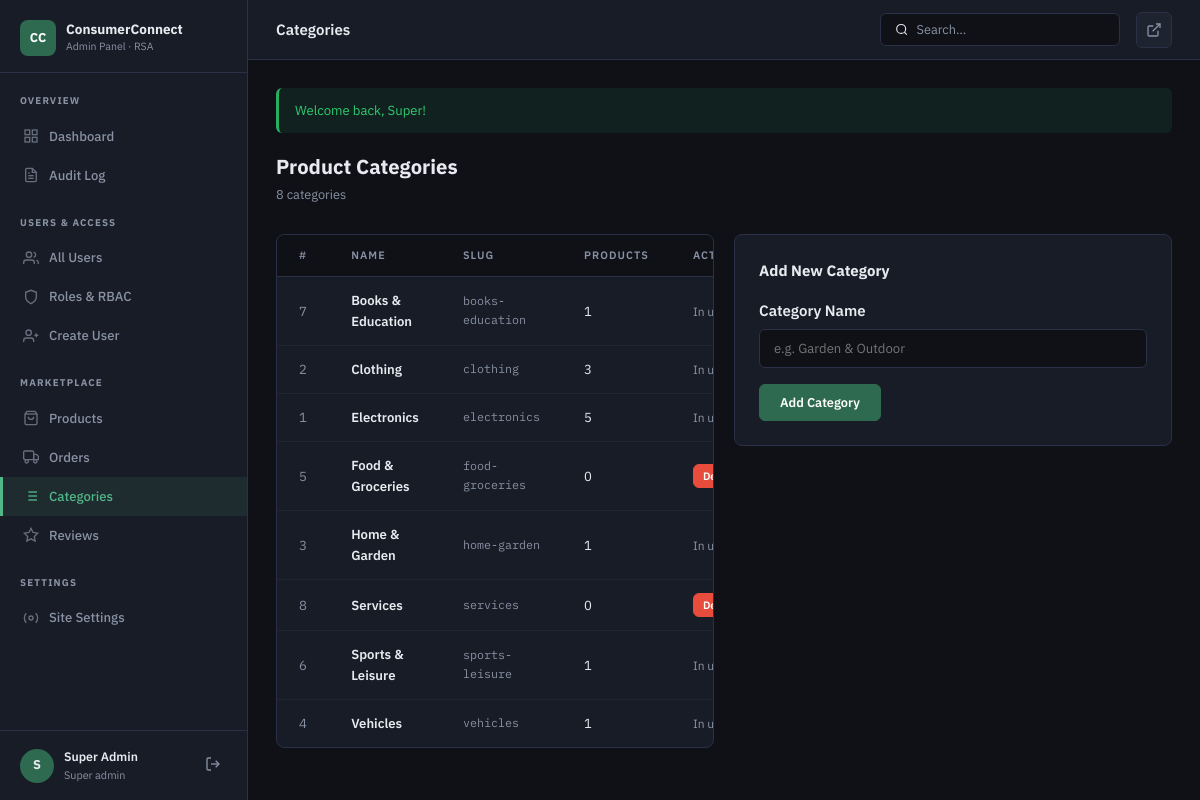
The app's page /Admin/categories.php (signed in) with its own data.
### tables this page shows
CREATE TABLE users (
  id            INT UNSIGNED AUTO_INCREMENT PRIMARY KEY,
  role_id       INT UNSIGNED NOT NULL DEFAULT 5,
  first_name    VARCHAR(80) NOT NULL,
  last_name     VARCHAR(80) NOT NULL,
  email         VARCHAR(191) NOT NULL UNIQUE,
  phone         VARCHAR(20),
  password_hash VARCHAR(255) NOT NULL,
  avatar        VARCHAR(255),
  province      VARCHAR(80),
  city          VARCHAR(80),
  status        ENUM('active','suspended','pending') DEFAULT 'pending',
  verified_at   TIMESTAMP NULL,
  created_at    TIMESTAMP DEFAULT CURRENT_TIMESTAMP,
  updated_at    TIMESTAMP DEFAULT CURRENT_TIMESTAMP ON UPDATE CURRENT_TIMESTAMP,
  FOREIGN KEY (role_id) REFERENCES roles(id)
);

CREATE TABLE roles (
  id          INT UNSIGNED AUTO_INCREMENT PRIMARY KEY,
  name        VARCHAR(50) NOT NULL UNIQUE,
  description TEXT,
  created_at  TIMESTAMP DEFAULT CURRENT_TIMESTAMP
);

CREATE TABLE categories (
  id          INT UNSIGNED AUTO_INCREMENT PRIMARY KEY,
  parent_id   INT UNSIGNED NULL,
  name        VARCHAR(100) NOT NULL,
  slug        VARCHAR(100) NOT NULL UNIQUE,
  icon        VARCHAR(50) DEFAULT 'tag',
  sort_order  TINYINT UNSIGNED DEFAULT 0,
  created_at  TIMESTAMP DEFAULT CURRENT_TIMESTAMP,
  FOREIGN KEY (parent_id) REFERENCES categories(id) ON DELETE SET NULL
);

### auth.php (called while the page is built, shortened)
<?php
require_once __DIR__ . '/config.php';
function isLoggedIn(): bool {
    return isset($_SESSION['user_id']);
}
function currentUser(): ?array {
    static $user = null;
    if ($user === null) {
        $stmt = db()->prepare(
            'SELECT u.*, r.name AS role_name
             FROM users u JOIN roles r ON u.role_id = r.id
             WHERE u.id = ?'
        );
        $stmt->execute([$_SESSION['user_id']]);
        $user = $stmt->fetch() ?: null;
    }
    return $user;
}
function hasRole(string ...$roles): bool {
    $user = currentUser();
    return $user && in_array($user['role_name'], $roles, true);
}
function requireRole(string $redirect = '/', string ...$roles): void {
    if (!hasRole(...$roles)) {
        header('Location: ' . SITE_URL . $redirect);
        exit;
    }
}
function getFlashes(): array {
    $flashes = $_SESSION['flash'] ?? [];
    return $flashes;
}
function h(string $s): string {
    return htmlspecialchars($s, ENT_QUOTES | ENT_HTML5, 'UTF-8');
}
?>

### config.php (called while the page is built, shortened)
<?php
function db(): PDO {
    static $pdo = null;
    if ($pdo === null) {
        $dsn = sprintf(
            'mysql:host=%s;port=%s;dbname=%s;charset=%s',
            DB_HOST, DB_PORT, DB_NAME, DB_CHARSET
        );
        $options = [
            PDO::ATTR_ERRMODE            => PDO::ERRMODE_EXCEPTION,
            PDO::ATTR_DEFAULT_FETCH_MODE => PDO::FETCH_ASSOC,
            PDO::ATTR_EMULATE_PREPARES   => false,
        ];
        try {
            $pdo = new PDO($dsn, DB_USER, DB_PASS, $options);
        } catch (PDOException $e) {
            die(json_encode(['error' => 'Database connection failed: ' . $e->getMessage()]));
        }
    }
    return $pdo;
}
?>

### Admin/categories.php (the view, shortened to what this page needs)
<?php
require_once '../auth.php';
requireRole('/', 'super_admin', 'admin');
$adminUser = currentUser();
$db = db();
$cats = $db->query('SELECT c.*, COUNT(p.id) AS product_count FROM categories c LEFT JOIN products p ON p.category_id=c.id GROUP BY c.id ORDER BY c.name')->fetchAll();
?>
<!DOCTYPE html><html lang="en"><head>
<link rel="stylesheet" href="css/admin.css">
</head><body>
<div class="admin-layout">
<?php include __DIR__.'/sidebar.php'; ?>
<div class="main-wrap">
  <header class="topbar"><span class="topbar-title">Categories</span><div class="topbar-search"><svg width="15" height="15" fill="none" stroke="currentColor" stroke-width="2" viewBox="0 0 24 24"><circle cx="11" cy="11" r="8"/><line x1="21" y1="21" x2="16.65" y2="16.65"/></svg><input type="text" placeholder="Search…" id="globalSearch"></div><div class="topbar-actions"><a href="../index.php" class="icon-btn"><svg width="16" height="16" fill="none" stroke="currentColor" stroke-width="2" viewBox="0 0 24 24"><path d="M18 13v6a2 2 0 0 1-2 2H5a2 2 0 0 1-2-2V8a2 2 0 0 1 2-2h6"/><polyline points="15 3 21 3 21 9"/><line x1="10" y1="14" x2="21" y2="3"/></svg></a></div></header>
  <div class="page-content">
    <?php foreach(getFlashes() as $f): ?><div class="alert alert-<?= h($f['type']) ?>"><?= h($f['message']) ?></div><?php endforeach; ?>
    <div class="page-header"><div><div class="page-title">Product Categories</div><div class="page-subtitle"><?= count($cats) ?> categories</div></div></div>
    <div style="display:grid;grid-template-columns:1fr 1fr;gap:20px;align-items:start">
      <div class="table-card"><table class="data-table"><thead><tr><th>#</th><th>Name</th><th>Slug</th><th>Products</th><th>Actions</th></tr></thead>
      <tbody>
        <?php foreach($cats as $c): ?>
        <tr>
          <td style="font-family:var(--mono);color:var(--text-muted)"><?= $c['id'] ?></td>
          <td style="font-weight:600"><?= h($c['name']) ?></td>
          <td style="font-family:var(--mono);font-size:.78rem;color:var(--text-muted)"><?= h($c['slug']) ?></td>
          <td><?= $c['product_count'] ?></td>
          <td><?php if($c['product_count']==0): ?><form method="POST" style="display:inline" onsubmit="return confirm('Delete category?')"><button type="submit" class="btn btn-danger btn-xs">Delete</button></form><?php else: ?><span style="color:var(--text-muted);font-size:.8rem">In use</span><?php endif; ?></td>
        </tr>
        <?php endforeach; ?>
      </tbody></table></div>
      <div class="table-card" style="padding:24px">
        <div style="font-size:1rem;font-weight:700;margin-bottom:16px">Add New Category</div>
        <form method="POST"><?= csrfField() ?><input type="hidden" name="action" value="add">
          <div style="margin-bottom:16px"><label style="display:block;font-weight:600;margin-bottom:6px">Category Name</label><input type="text" name="name" class="form-control" placeholder="e.g. Garden & Outdoor" required></div>
          <button type="submit" class="btn btn-primary">Add Category</button>
        </form>
      </div>
    </div>
  </div>
</div></div>
<script src="js/admin.js"></script></body></html>

### Admin/sidebar.php (shortened to what this page needs)
<?php
$currentFile = basename($_SERVER['PHP_SELF']);
function navItem(string $file, string $icon, string $label, ?string $badge = null, string $currentFile = ''): string {
    $active = ($currentFile === $file) ? ' active' : '';
    $bdg = $badge ? "<span class='nav-badge'>$badge</span>" : '';
    return "<a href='$file' class='nav-item$active'>$icon <span>$label</span>$bdg</a>";
}
?>
<aside class="sidebar" id="adminSidebar">
  <div class="sidebar-brand">
    <div class="brand-icon">CC</div>
    <div>
      <div class="sidebar-brand-text">ConsumerConnect</div>
      <div class="sidebar-brand-sub">Admin Panel · RSA</div>
    </div>
  </div>
  <div class="sidebar-section-label">Overview</div>
  <?= navItem('index.php', '<svg width="16" height="16" fill="none" stroke="currentColor" stroke-width="2" viewBox="0 0 24 24"><rect x="3" y="3" width="7" height="7"/><rect x="14" y="3" width="7" height="7"/><rect x="3" y="14" width="7" height="7"/><rect x="14" y="14" width="7" height="7"/></svg>', 'Dashboard', null, $currentFile) ?>
  <?= navItem('audit-log.php', '<svg width="16" height="16" fill="none" stroke="currentColor" stroke-width="2" viewBox="0 0 24 24"><path d="M14 2H6a2 2 0 0 0-2 2v16a2 2 0 0 0 2 2h12a2 2 0 0 0 2-2V8z"/><polyline points="14 2 14 8 20 8"/><line x1="16" y1="13" x2="8" y2="13"/><line x1="16" y1="17" x2="8" y2="17"/><polyline points="10 9 9 9 8 9"/></svg>', 'Audit Log', null, $currentFile) ?>
  <div class="sidebar-section-label">Users & Access</div>
  <?= navItem('users.php', '<svg width="16" height="16" fill="none" stroke="currentColor" stroke-width="2" viewBox="0 0 24 24"><path d="M17 21v-2a4 4 0 0 0-4-4H5a4 4 0 0 0-4 4v2"/><circle cx="9" cy="7" r="4"/><path d="M23 21v-2a4 4 0 0 0-3-3.87"/><path d="M16 3.13a4 4 0 0 1 0 7.75"/></svg>', 'All Users', null, $currentFile) ?>
  <?= navItem('roles.php', '<svg width="16" height="16" fill="none" stroke="currentColor" stroke-width="2" viewBox="0 0 24 24"><path d="M12 22s8-4 8-10V5l-8-3-8 3v7c0 6 8 10 8 10z"/></svg>', 'Roles & RBAC', null, $currentFile) ?>
  <?= navItem('user-create.php', '<svg width="16" height="16" fill="none" stroke="currentColor" stroke-width="2" viewBox="0 0 24 24"><path d="M16 21v-2a4 4 0 0 0-4-4H5a4 4 0 0 0-4 4v2"/><circle cx="8.5" cy="7" r="4"/><line x1="20" y1="8" x2="20" y2="14"/><line x1="23" y1="11" x2="17" y2="11"/></svg>', 'Create User', null, $currentFile) ?>
  <div class="sidebar-section-label">Marketplace</div>
  <?= navItem('products.php', '<svg width="16" height="16" fill="none" stroke="currentColor" stroke-width="2" viewBox="0 0 24 24"><path d="M6 2L3 6v14a2 2 0 0 0 2 2h14a2 2 0 0 0 2-2V6l-3-4z"/><line x1="3" y1="6" x2="21" y2="6"/><path d="M16 10a4 4 0 0 1-8 0"/></svg>', 'Products', null, $currentFile) ?>
  <?= navItem('orders.php', '<svg width="16" height="16" fill="none" stroke="currentColor" stroke-width="2" viewBox="0 0 24 24"><rect x="1" y="3" width="15" height="13" rx="2"/><polygon points="16 8 20 8 23 11 23 16 16 16 16 8"/><circle cx="5.5" cy="18.5" r="2.5"/><circle cx="18.5" cy="18.5" r="2.5"/></svg>', 'Orders', null, $currentFile) ?>
  <?= navItem('categories.php', '<svg width="16" height="16" fill="none" stroke="currentColor" stroke-width="2" viewBox="0 0 24 24"><line x1="8" y1="6" x2="21" y2="6"/><line x1="8" y1="12" x2="21" y2="12"/><line x1="8" y1="18" x2="21" y2="18"/><line x1="3" y1="6" x2="3.01" y2="6"/><line x1="3" y1="12" x2="3.01" y2="12"/><line x1="3" y1="18" x2="3.01" y2="18"/></svg>', 'Categories', null, $currentFile) ?>
  <?= navItem('reviews.php', '<svg width="16" height="16" fill="none" stroke="currentColor" stroke-width="2" viewBox="0 0 24 24"><polygon points="12 2 15.09 8.26 22 9.27 17 14.14 18.18 21.02 12 17.77 5.82 21.02 7 14.14 2 9.27 8.91 8.26 12 2"/></svg>', 'Reviews', null, $currentFile) ?>
  <div class="sidebar-section-label">Settings</div>
  <?= navItem('settings.php', '<svg width="16" height="16" fill="none" stroke="currentColor" stroke-width="2" viewBox="0 0 24 24"><circle cx="12" cy="12" r="3"/><path d="M19.07 4.93a10 10 0 0 1 0 14.14M4.93 4.93a10 10 0 0 0 0 14.14"/></svg>', 'Site Settings', null, $currentFile) ?>
  <div class="sidebar-footer">
    <div class="sidebar-user-avatar"><?= strtoupper(substr($adminUser['first_name'],0,1)) ?></div>
    <div>
      <div class="sidebar-user-name"><?= htmlspecialchars($adminUser['first_name'].' '.$adminUser['last_name']) ?></div>
      <div class="sidebar-user-role"><?= htmlspecialchars(ucfirst(str_replace('_',' ',$adminUser['role_name']))) ?></div>
    </div>
    <form method="POST" action="../logout.php" style="margin-left:auto">
      <button class="sidebar-logout-btn" type="submit" title="Sign Out">
        <svg width="16" height="16" fill="none" stroke="currentColor" stroke-width="2" viewBox="0 0 24 24"><path d="M9 21H5a2 2 0 0 1-2-2V5a2 2 0 0 1 2-2h4"/><polyline points="16 17 21 12 16 7"/><line x1="21" y1="12" x2="9" y2="12"/></svg>
      </button>
    </form>
  </div>
</aside>

### records on screen
users: first_name "S", first_name+last_name "Super Admin", role.name "Super admin"
categories: id "7", name "Books & Education", slug "books-education", product_count "1", shows "In…"
categories: id "2", name "Clothing", slug "clothing", product_count "3", shows "In…"
categories: id "1", name "Electronics", slug "electronics", product_count "5", shows "In…"
categories: id "5", name "Food & Groceries", slug "food-groceries", product_count "0"
categories: id "3", name "Home & Garden", slug "home-garden", product_count "1", shows "In…"
categories: id "8", name "Services", slug "services", product_count "0"
categories: id "6", name "Sports & Leisure", slug "sports-leisure", product_count "1", shows "In…"
categories: id "4", name "Vehicles", slug "vehicles", product_count "1", shows "In…"

### other values on screen
$label "Dashboard Audit Log All Users Roles & RBAC Create User Products Orders Categories Reviews Site Settings"
$f['message'] "Welcome back, Super!"
count($cats) "8"
